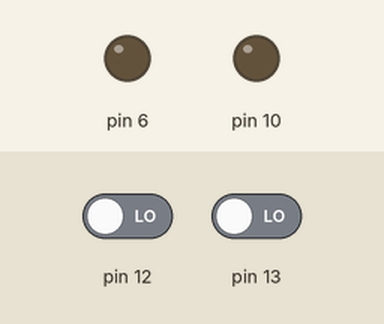
A sketch run on a simulated Arduino Uno, built with avr-gcc and run on an emulated ATmega328P. On the bench: output pins drawn as LEDs (lit = HIGH). Dashed ring = blinking. The test bench sets the inputs (shaded band); at power-on: pin 13 LOW, pin 12 LOW.

Above: at 1.2 s.
1.3 s: pin 13 driven HIGH
At 1.7 s:
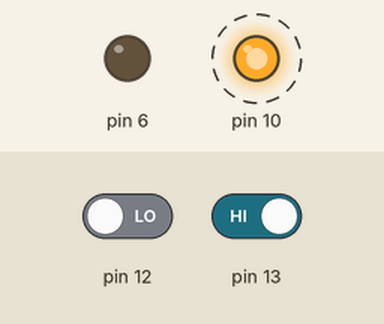
At 2.2 s:
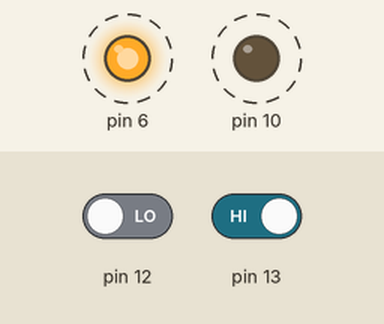
4.3 s: pin 12 driven HIGH
At 4.7 s:
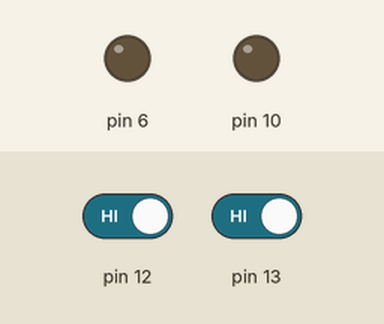
Timing chart, 0 to 7.3 s (numbered marks = the images above; inputs shaded):
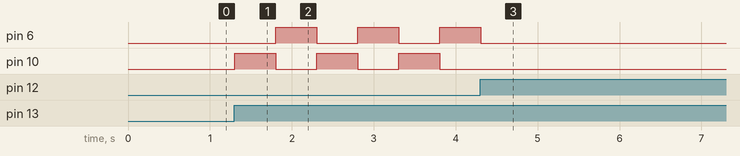

Measured:
- after the input at 1.3 s, pin 6: alternates HIGH for 0.50 s and LOW for 0.50 s, starting after 0.50 s; pin 10: alternates HIGH for 0.50 s and LOW for 0.50 s, starting at once
- after the input at 4.3 s, pin 6: goes on until 4.3 s, then stays LOW; pin 10: stops changing and stays LOW

The sketch:

step3.ino
```cpp
#include <led.h>
//#define DEGUB 1

#define BLINK_TIME 500

bool pushingButton = false;
bool blinking = false;

Led ledLeftRed;
Led ledRightRed;

void setup(){
  ledLeftRed.init(10);
  ledRightRed.init(6);
  pinMode(13,INPUT);
  pinMode(12,INPUT);
#ifdef DEGUB
  Serial.begin(9600);
#endif
}

void loop(){
  bool v = false;
  if (!blinking){
#ifdef DEGUB
        Serial.println("Not Blinking ");
#endif

    v = digitalRead(13);
    delay(1);

    if (v && v != pushingButton){
#ifdef DEGUB
      Serial.println("Left Button Pushed ");
#endif
      blinking = true;
    }
  } else{
#ifdef DEGUB
        Serial.println("Blinking ");
#endif

      v = digitalRead(12);
      delay(1);

      if (v && v != pushingButton){
#ifdef DEGUB
        Serial.println("Right Button Pushed ");
#endif
        blinking = false;
      }
  }

  if (blinking){
    ledLeftRed.on();
    delay(BLINK_TIME);
    ledLeftRed.off();
    ledRightRed.on();
    delay(BLINK_TIME);
    ledRightRed.off();
  }

  pushingButton = v;

}
```
